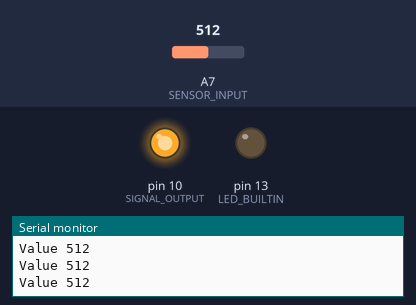
Bench run of a sketch on a simulated Arduino Nano, built with avr-gcc and run on an emulated ATmega328P. Shown: output pins drawn as LEDs (lit = HIGH), the last lines printed to the serial monitor. The inputs (shaded band) are chosen by the test bench; at power-on: A7 (SENSOR_INPUT) = 512.

Above: at 1.3 s.
1.4 s: A7 (SENSOR_INPUT) set to 887
2.9 s: A7 (SENSOR_INPUT) set to 909
At 3.8 s:
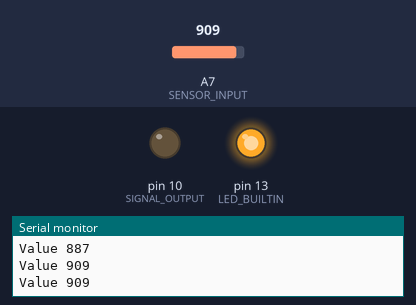
4.5 s: A7 (SENSOR_INPUT) set to 890
At 4.9 s:
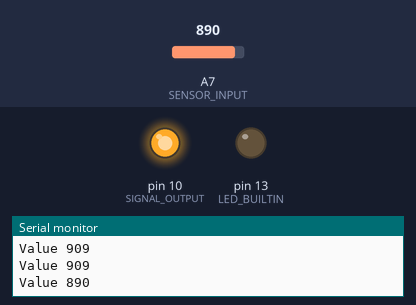
6.0 s: A7 (SENSOR_INPUT) set to 900
At 7.3 s:
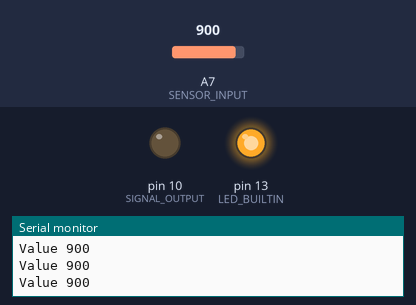
Timing chart, 0 to 8.5 s (numbered marks = the images above; inputs shaded):
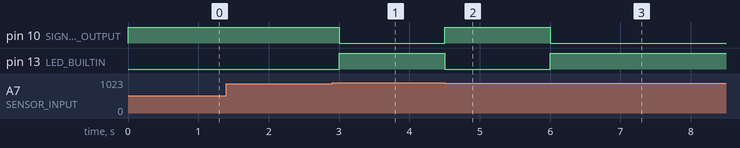

The sketch:

main.ino
```cpp
#define SENSOR_INPUT A7
#define SIGNAL_OUTPUT 10

int analogValue;

void setup() {
  pinMode(LED_BUILTIN, OUTPUT);
  pinMode(SENSOR_INPUT, INPUT);
  pinMode(SIGNAL_OUTPUT, OUTPUT);

  // logging
  Serial.begin(9600);
}

void loop() {
  analogValue = analogRead(SENSOR_INPUT);

  Serial.print("Value ");
  Serial.println(analogValue);

  // Total dark ~ 1023, light ~ 100
  if (analogValue < 900) {
    // washing machine LED is ON, the washing cycle has finished
    digitalWrite(LED_BUILTIN, LOW);
    digitalWrite(SIGNAL_OUTPUT, HIGH);
  } else {
    // washing machine LED is OFF
    digitalWrite(LED_BUILTIN, HIGH);
    digitalWrite(SIGNAL_OUTPUT, LOW);
  }

  delay(500);
}
```

Measured:
- the behaviour switches between 899 and 900 on A7 (SENSOR_INPUT) (found by bisection; images 0 and 1)
- after the input at 2.9 s, pin 10 (SIGNAL_OUTPUT): HIGH → LOW after 0.10 s; pin 13 (LED_BUILTIN): LOW → HIGH after 0.10 s
- after the input at 4.5 s, pin 10 (SIGNAL_OUTPUT): LOW → HIGH at once; pin 13 (LED_BUILTIN): HIGH → LOW at once
- after the input at 6.0 s, pin 10 (SIGNAL_OUTPUT): HIGH → LOW at once; pin 13 (LED_BUILTIN): LOW → HIGH at once
